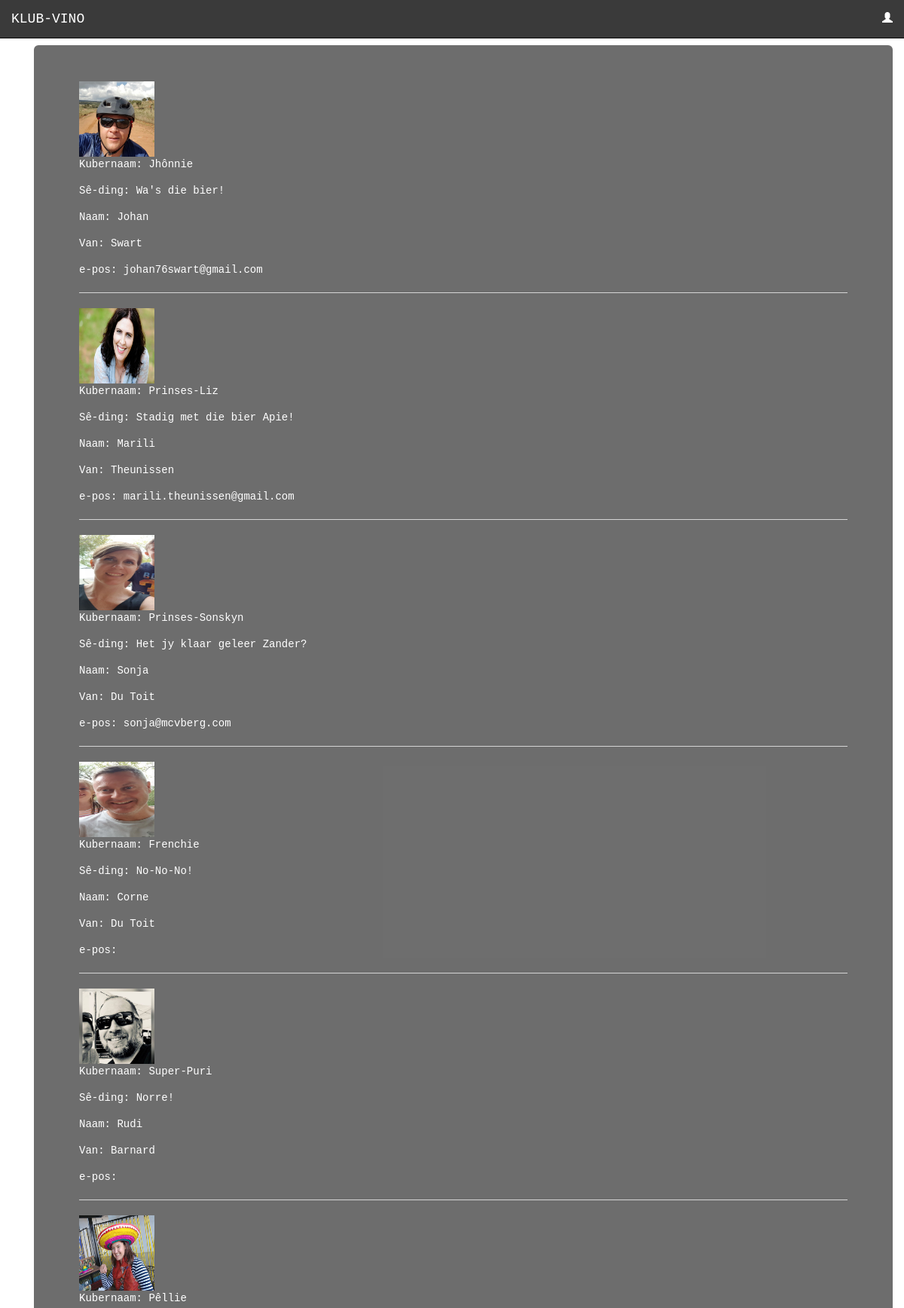
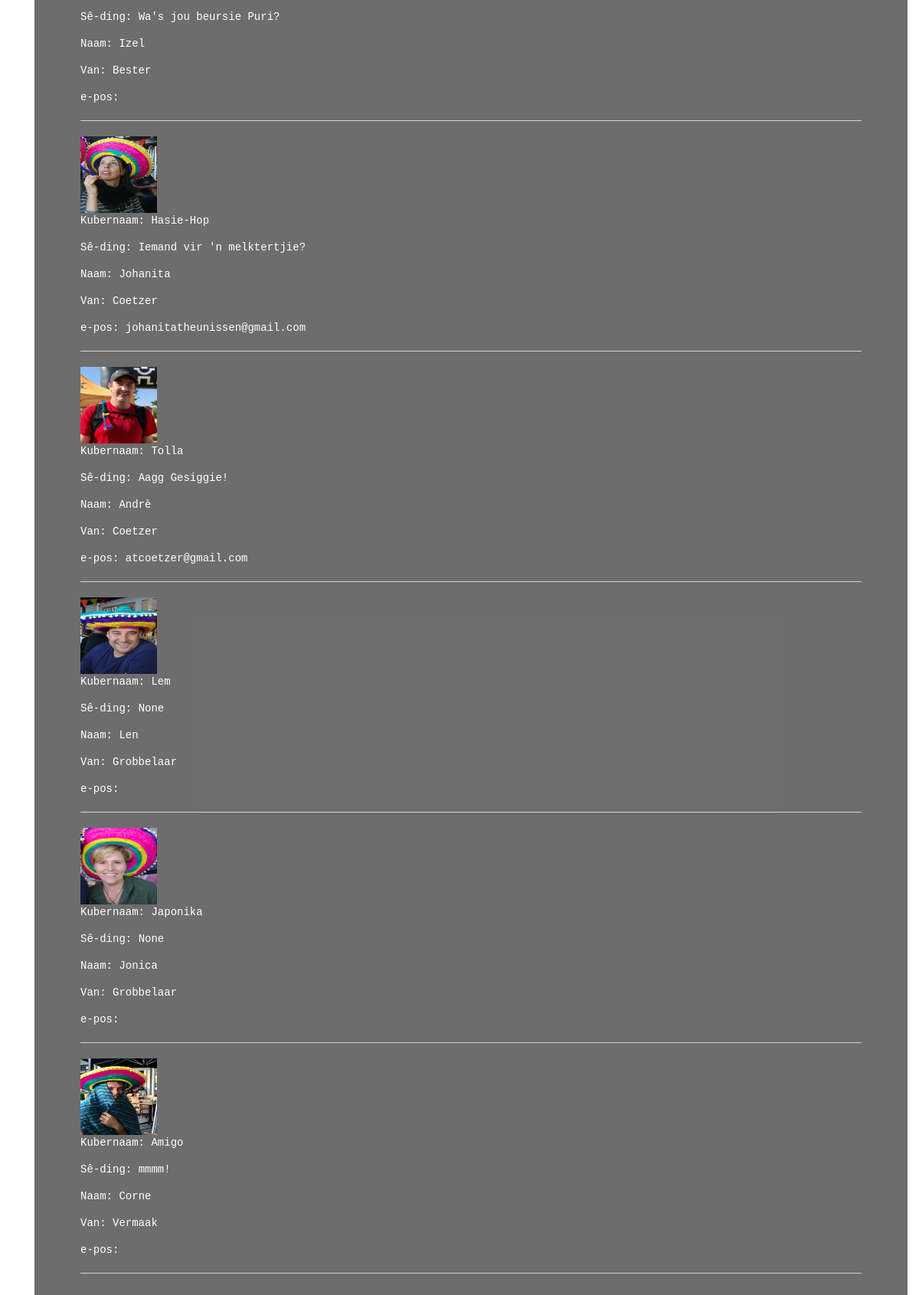
The page /accounts/lede/ on the database its author committed (2 pictures, top to bottom).
### accounts/models.py (models this page shows, shortened)
class UserProfileInfo(models.Model):
    user = models.OneToOneField(User, related_name="main_user", on_delete=models.CASCADE)
    profile_pic = models.ImageField(upload_to='profile_pics', blank=True)
    slag_spreek = models.CharField(max_length=256, blank=True, null=True)

### accounts/views.py (the view)
# urls.py: path('lede/', views.UserListView.as_view(), name='user_list'),
class UserListView(ListView):
    context_object_name = 'club_users'
    model = models.UserProfileInfo

### accounts/templates/accounts/userprofileinfo_list.html (shortened to what this page needs)
{% extends "base.html" %}
  {% load staticfiles %}
  {% block body_block %}
  <div class="container">
    <div class="jumbotron" id="myjumbotron">
    {% for lede in club_users %}
      {% if user.username != lede.user.username %}
        {% if lede.profile_pic %}
          <img src="{{ lede.profile_pic.url }}" alt="no image" width="100" height="100">
        {% else %}
          <p>Geen Kiekie!</p>
        {% endif %}
        <p id="registrationform">Kubernaam: {{lede.user.username}}</p>
        <p id="registrationform">Sê-ding: {{lede.slag_spreek}}</p>
        <p id="registrationform">Naam: {{lede.user.first_name}}</p>
        <p id="registrationform">Van: {{lede.user.last_name}}</p>
        <p id="registrationform">e-pos: {{lede.user.email}}</p>
        <hr>
      {% endif %}
    {% endfor %}
    </div>
  </div>
  {% endblock %}

### templates/base.html (shortened to what this page needs)
<!DOCTYPE html>
{% load staticfiles %}
<html lang="en" dir="ltr">
  <head>
    <link rel="stylesheet" href="{% static "CSS/bootstrap.min.css" %}">
    <link rel="stylesheet" href="{% static "CSS/mystyle.css" %}">
  </head>
  <body id="myBody" onload="" >
  <nav id="topnav" class="navbar navbar-inverse navbar-fixed-top">
    <div class="container-fluid">
      <div class="navbar-header">
        <a id="leftMenuItems" class="navbar-brand" href="{% url 'home' %}">KLUB-VINO</a>
      </div>
      <div class="collapse navbar-collapse" id="myNavbar">
        <ul class="nav navbar-nav navbar-right">
          {% if user.is_authenticated %}
          <li>
            <div id="leftMenuItems" class="search-container">
              <form action="{% url 'search:search' %}" method="POST">
                {% csrf_token %}
                <input type="text" placeholder="Soek hier..." name="search">
              </form>
            </div>
          </li>
          <li><a id="leftMenuItems" href="{% url 'accounts:logout' %}"><span class="glyphicon glyphicon-user"></span></a></li>
          <li><a id="userID">{{ user }}</a>
          {% else %}
            <li id="tekenMenu"><a id="leftMenuItems" href="{% url 'accounts:login' %}"><span class="glyphicon glyphicon-user"></span></a></li>
          {% endif %}
        </ul>
      </div>
    </div>
</nav>
    <div class="container" style="margin-top:60px">
      {% block body_block %}{% endblock %}
    </div>
  </body>
</html>

### static/CSS/mystyle.css (style rules this page uses)
#topnav { color: white; background-color: rgba(48, 48, 48, .95); }
#leftMenuItems { color: white; }
#myNavbar { color: white; }
#registrationform { font-size: 14px; }
a { color: yellow; }
#myjumbotron { color: white; background-color: rgba(48, 48, 48, .7); }
#myBody { background-image: url("vino.jpg"); background-repeat: repeat; background-size: 100%; font-family: monospace; color: white; }

### rows shown on the page
UserProfileInfo: profile_pic (picture), user.username "Jhônnie", slag_spreek "Wa's die bier!", user.first_name "Johan", user.last_name "Swart", user.email "johan76swart@gmail.com"
UserProfileInfo: profile_pic (picture), user.username "Prinses-Liz", slag_spreek "Stadig met die bier Apie!", user.first_name "Marili", user.last_name "Theunissen", user.email "marili.theunissen@gmail.com"
UserProfileInfo: profile_pic (picture), user.username "Prinses-Sonskyn", slag_spreek "Het jy klaar geleer Zander?", user.first_name "Sonja", user.last_name "Du Toit", user.email "sonja@mcvberg.com"
UserProfileInfo: profile_pic (picture), user.username "Frenchie", slag_spreek "No-No-No!", user.first_name "Corne", user.last_name "Du Toit"
UserProfileInfo: profile_pic (picture), user.username "Super-Puri", slag_spreek "Norre!", user.first_name "Rudi", user.last_name "Barnard"
UserProfileInfo: profile_pic (picture), user.username "Pêllie", slag_spreek "Wa's jou beursie Puri?", user.first_name "Izel", user.last_name "Bester"
UserProfileInfo: profile_pic (picture), user.username "Hasie-Hop", slag_spreek "Iemand vir 'n melktertjie?", user.first_name "Johanita", user.last_name "Coetzer", user.email "johanitatheunissen@gmail.com"
UserProfileInfo: profile_pic (picture), user.username "Tolla", slag_spreek "Aagg Gesiggie!", user.first_name "Andrè", user.last_name "Coetzer", user.email "atcoetzer@gmail.com"
UserProfileInfo: profile_pic (picture), user.username "Lem", slag_spreek "None", user.first_name "Len", user.last_name "Grobbelaar"
UserProfileInfo: profile_pic (picture), user.username "Japonika", slag_spreek "None", user.first_name "Jonica", user.last_name "Grobbelaar"
UserProfileInfo: profile_pic (picture), user.username "Amigo", slag_spreek "mmmm!", user.first_name "Corne", user.last_name "Vermaak"
